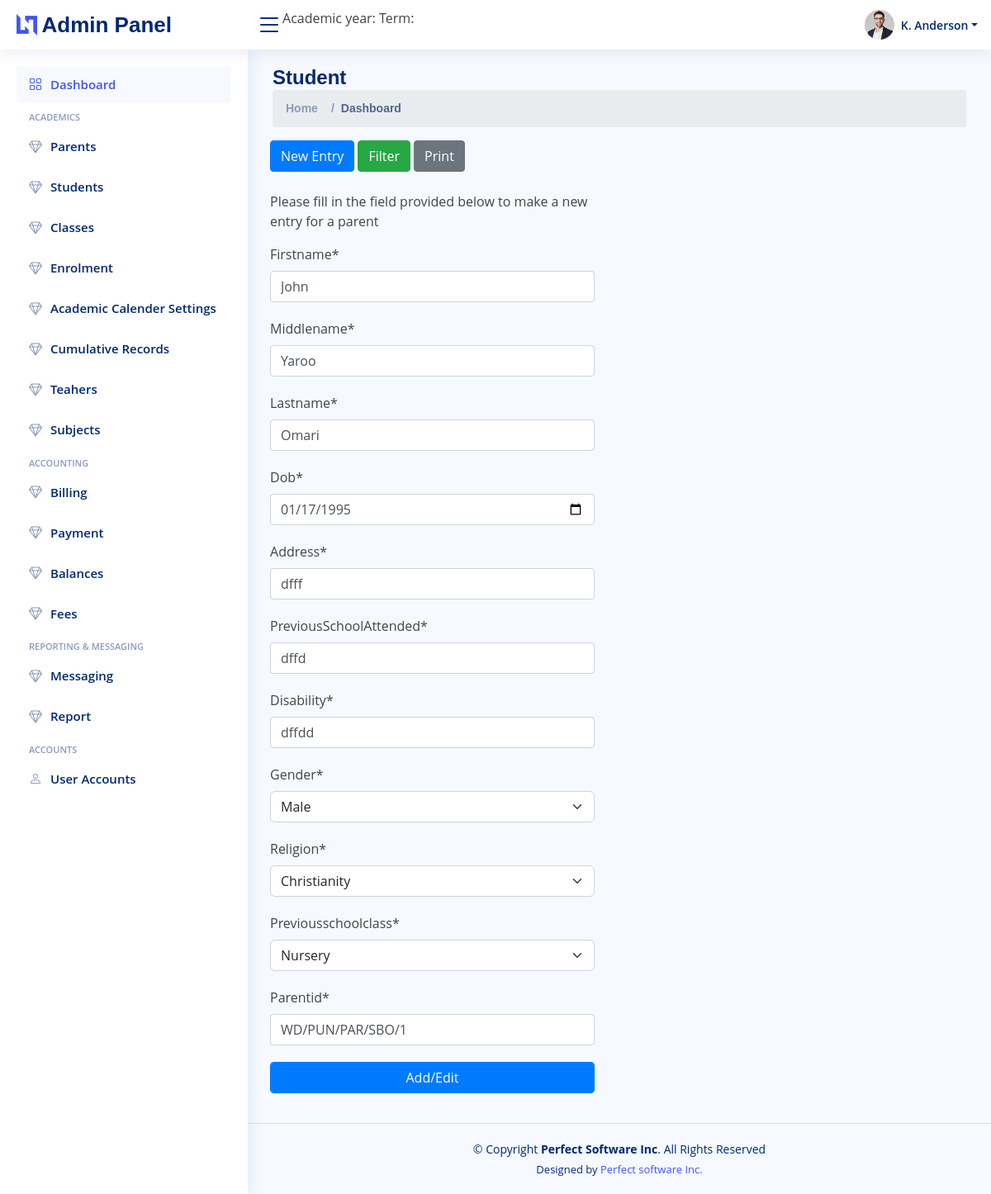
Screenshot of /dashboard/students/edit/1 with the database file from the repository.
### students/models.py (models this page shows)
class Students(models.Model):
    studentNo = models.CharField(max_length=20, unique= True)
    parentId = models.ForeignKey(to=Parents, on_delete= models.CASCADE)
    firstname = models.CharField(max_length = 15, null=True)
    middlename = models.CharField(max_length = 15, null=True)
    lastname = models.CharField(max_length = 15, null=True)
    dob = models.DateField(max_length = 30, null=True)
    address =  models.CharField(max_length = 15, null=True)
    gender =  models.CharField(max_length = 5, null=True)
    nationality =  models.CharField(max_length = 15, null=True, default="Ghanaian")
    religion =  models.CharField(max_length = 15, null=True)
    previousSchoolAttended = models.CharField(max_length = 20, null=True)
    previousSchoolClass = models.CharField(max_length = 10, null=True)
    disability = models.CharField(max_length = 20, null=True)
    createdAt = models.DateField(max_length = 30, default=datetime.date.today)
    updatedAt = models.DateField(max_length = 30, default=datetime.date.today)

### students/views.py (the view)
# urls.py: path("dashboard/students/edit/<int:id>", views.editStudent, name = 'editstudent'),
def editStudent(request,id):
    student = Students.objects.filter(id = id).first()
    parent = Parents.objects.filter(id = student.parentId.id).first()
    addParentForm = AddStudentForm(data={
        "id":student.id,
        "firstname" : student.firstname,
        "lastname":student.lastname,
        "middlename" : student.middlename,
        "gender":student.gender,
        "dob":student.dob,
        "address":student.address,
        "previousSchoolClass":student.previousSchoolClass,
        "religion":student.religion,
        "previousSchoolAttended":student.previousSchoolAttended,
        "parentId" : parent.parentNo,
        "disability": student.disability
        })
    return render(request,"addstudent.html",{'form':addParentForm})

### students/forms/addstudentform.py
class AddStudentForm(forms.ModelForm):
    Religions = (("Christianity","Christianity"),("Islamic","Islamic"),("Traditional","Traditional"))
    classes = (("Nursery","Nursery"),("Kg1","Kg1"),("Kg2","Kg2"),("P1","P1"),("P2","P2"),("P3","P3"),("P4","P4"),("P5","P5"),("P6","P6"),("JHS1","JHS1"),("JHS2","JHS2"),("JHS3","JHS3"))
    gender = (("Male","Male"),("Female","Female"))
    id = forms.CharField(widget = forms.TextInput(attrs={'type':"hidden",'value':""}),required=False)
    religion = forms.ChoiceField(choices=Religions)
    previousSchoolClass =  forms.ChoiceField(choices=classes)
    gender = forms.ChoiceField(choices=gender)
    parentId = forms.CharField(max_length=20)
    class Meta:
        model = Students
        fields = ['firstname','middlename','lastname','dob','address','previousSchoolAttended','disability']
        widgets = {
            "dob": forms.DateInput(attrs={'type':'date'})
        }
    def clean(self):
        parentExist = Parents.objects.filter(
            parentNo = self.cleaned_data.get('parentId'),
            ).first()
        if not parentExist:
            self.add_error('parentId',"Please Parent Id is invalid")

### students/templates/addstudent.html (shortened to what this page needs)
{% extends 'dashboard.html' %}
{% load crispy_forms_tags %}
{%block pagetitle%}
<h1>Student</h1>
{%endblock%}
{%block body%}
<div class="row">
    <div class="col-md-12">
        {%include 'studentheader.html'%}
    </div>
    <div class="col-md-6">
        <p>Please fill in the field provided below to make a new entry for a parent</p>
        <form action="{% url 'studentnewentry' %}" class="login-form" method="post">
            {{ form|crispy }}
            <div class="form-group">
                <button type="submit" class="btn form-control btn-primary rounded submit px-3">Add/Edit
                    </button>
            </div>
        </form>
    </div>
</div>
{%endblock%}

### static/style.css (style rules this page uses)
:root { scroll-behavior: smooth; }
body { font-family: "Open Sans", sans-serif; background: #f6f9ff; color: #444444; }
h1, h2, h3, h4, h5, h6 { font-family: "Nunito", sans-serif; }
.pagetitle h1 { font-size: 24px; margin-bottom: 0; font-weight: 600; color: #012970; }
input,select { margin-bottom: 20px; }

### rows the page displays
Students: firstname "John", middlename "Yaroo", lastname "Omari", dob "01/17/1995", address "dfff", previousSchoolAttended "dffd", disability "dffdd", gender "Male", religion "Christianity", previousSchoolClass "Nursery", parentId "WD/PUN/PAR/SBO/1"
